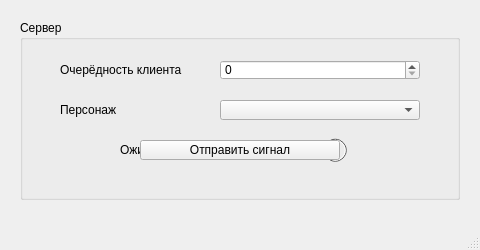
<?xml version="1.0" encoding="UTF-8"?>
<ui version="4.0">
 <class>MainWindow</class>
 <widget class="QMainWindow" name="MainWindow">
  <property name="geometry">
   <rect>
    <x>0</x>
    <y>0</y>
    <width>480</width>
    <height>250</height>
   </rect>
  </property>
  <property name="minimumSize">
   <size>
    <width>480</width>
    <height>250</height>
   </size>
  </property>
  <property name="maximumSize">
   <size>
    <width>480</width>
    <height>250</height>
   </size>
  </property>
  <property name="windowTitle">
   <string>Остров сокровищ</string>
  </property>
  <property name="windowIcon">
   <iconset>
    <normaloff>icon.jpg</normaloff>icon.jpg</iconset>
  </property>
  <widget class="QWidget" name="centralwidget">
   <widget class="QGroupBox" name="groupBox">
    <property name="geometry">
     <rect>
      <x>20</x>
      <y>20</y>
      <width>440</width>
      <height>180</height>
     </rect>
    </property>
    <property name="title">
     <string>Сервер</string>
    </property>
    <widget class="QLabel" name="label2">
     <property name="geometry">
      <rect>
       <x>40</x>
       <y>80</y>
       <width>140</width>
       <height>20</height>
      </rect>
     </property>
     <property name="text">
      <string>Персонаж</string>
     </property>
    </widget>
    <widget class="QLabel" name="label">
     <property name="geometry">
      <rect>
       <x>40</x>
       <y>40</y>
       <width>140</width>
       <height>20</height>
      </rect>
     </property>
     <property name="text">
      <string>Очерёдность клиента</string>
     </property>
    </widget>
    <widget class="QDial" name="waitDial">
     <property name="enabled">
      <bool>false</bool>
     </property>
     <property name="geometry">
      <rect>
       <x>300</x>
       <y>100</y>
       <width>30</width>
       <height>60</height>
      </rect>
     </property>
     <property name="minimum">
      <number>0</number>
     </property>
     <property name="maximum">
      <number>99</number>
     </property>
     <property name="singleStep">
      <number>1</number>
     </property>
     <property name="pageStep">
      <number>10</number>
     </property>
     <property name="value">
      <number>50</number>
     </property>
     <property name="sliderPosition">
      <number>50</number>
     </property>
     <property name="tracking">
      <bool>true</bool>
     </property>
     <property name="orientation">
      <enum>Qt::Horizontal</enum>
     </property>
     <property name="invertedAppearance">
      <bool>false</bool>
     </property>
     <property name="invertedControls">
      <bool>false</bool>
     </property>
     <property name="wrapping">
      <bool>true</bool>
     </property>
     <property name="notchesVisible">
      <bool>false</bool>
     </property>
    </widget>
    <widget class="QLabel" name="waitLabel">
     <property name="geometry">
      <rect>
       <x>100</x>
       <y>120</y>
       <width>200</width>
       <height>20</height>
      </rect>
     </property>
     <property name="text">
      <string>Ожидание подлючения клиентов!</string>
     </property>
    </widget>
    <widget class="QSpinBox" name="clientQueue">
     <property name="geometry">
      <rect>
       <x>200</x>
       <y>40</y>
       <width>200</width>
       <height>20</height>
      </rect>
     </property>
    </widget>
    <widget class="QComboBox" name="heroNumber">
     <property name="geometry">
      <rect>
       <x>200</x>
       <y>80</y>
       <width>200</width>
       <height>20</height>
      </rect>
     </property>
    </widget>
    <widget class="QPushButton" name="sendButton">
     <property name="geometry">
      <rect>
       <x>120</x>
       <y>120</y>
       <width>200</width>
       <height>20</height>
      </rect>
     </property>
     <property name="text">
      <string>Отправить сигнал</string>
     </property>
    </widget>
   </widget>
  </widget>
  <widget class="QMenuBar" name="menubar">
   <property name="geometry">
    <rect>
     <x>0</x>
     <y>0</y>
     <width>480</width>
     <height>26</height>
    </rect>
   </property>
  </widget>
  <widget class="QStatusBar" name="statusbar"/>
 </widget>
 <resources/>
 <connections/>
</ui>
